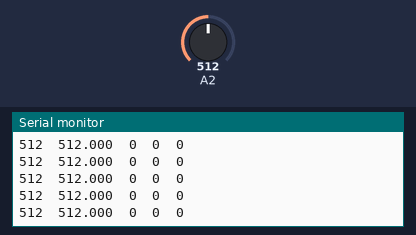
Recording of a sketch running on a simulated nRF52 board. Parts: the last lines printed to the serial monitor. The inputs (shaded band) are chosen by the test bench; at power-on: A2 = 512.

Above: at 1.2 s.
1.3 s: A2 set to 716
At 1.9 s:
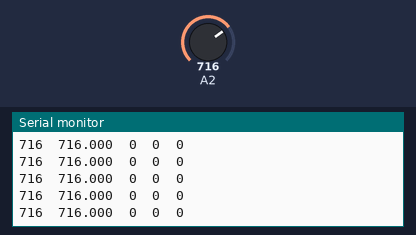
2.8 s: A2 set to 900
At 3.7 s:
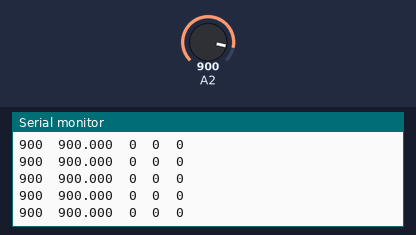
Timing chart, 0 to 5.8 s (numbered marks = the images above; inputs shaded):
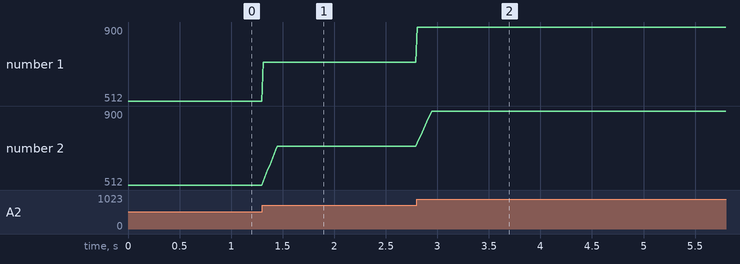

The sketch:

AnalogReadSerial.ino
```cpp
#include <bluefruit.h>

#include "RunningAverage.h"


RunningAverage myRA(10);
int samples = 0;


// the setup routine runs once when you press reset:
void setup() {
  // initialize serial communication at 9600 bits per second:
  Serial.begin(9600);

    myRA.clear();  //  explicitly start clean
}

// the loop routine runs over and over again forever:
void loop() {
  // read the input on analog pin 0:
  int sensorValue = analogRead(A2);
  myRA.addValue(sensorValue);
  // print out the value you read:
  Serial.println();
  Serial.print(sensorValue);
  Serial.print("\t");
  Serial.print(myRA.getAverage(), 3);
  Serial.print("\t");
  Serial.print(myRA.getAverageSubset(0, 5), 3);
  Serial.print("\t");
  Serial.print(myRA.getAverageSubset(3, 5), 3);
  Serial.print("\t");
  Serial.println(myRA.getAverageSubset(5, 5), 3);
  Serial.println();
  delay(15);  // delay in between reads for stability
}
```

Measured:
- after the input at 1.3 s, the serial monitor: prints a new line at once (image 1)
- after the input at 2.8 s, the serial monitor: prints a new line at once (image 2)
- plotted number 1: 512 → 716 after the input at 1.3 s, 716 → 900 after the input at 2.8 s
- plotted number 2: 512 → 716 after the input at 1.3 s, 716 → 900 after the input at 2.8 s
